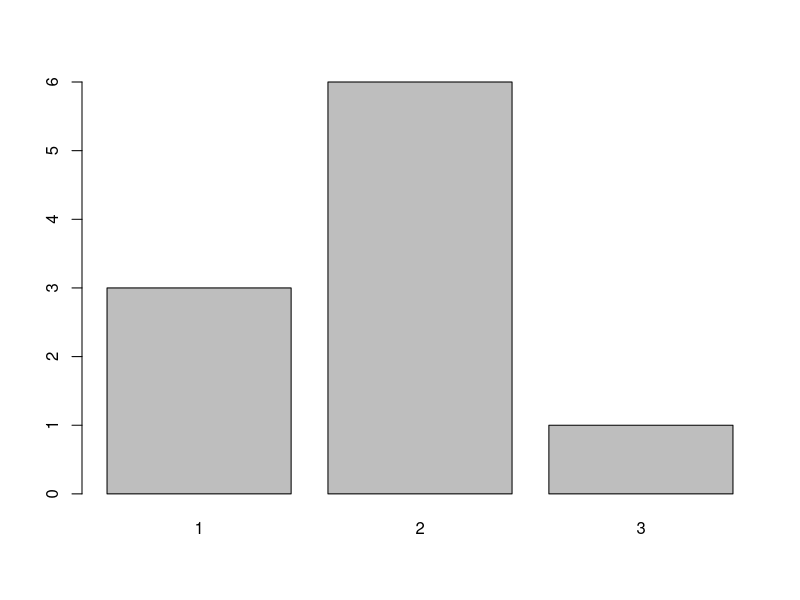
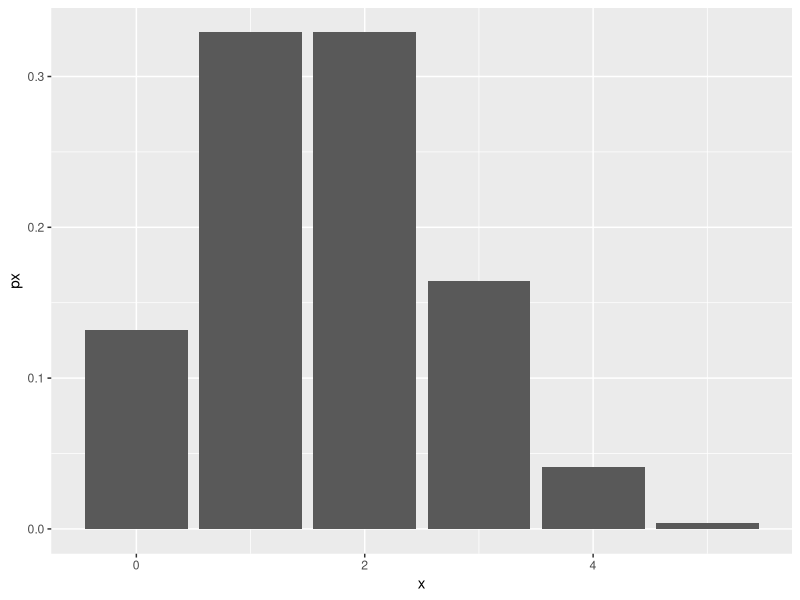
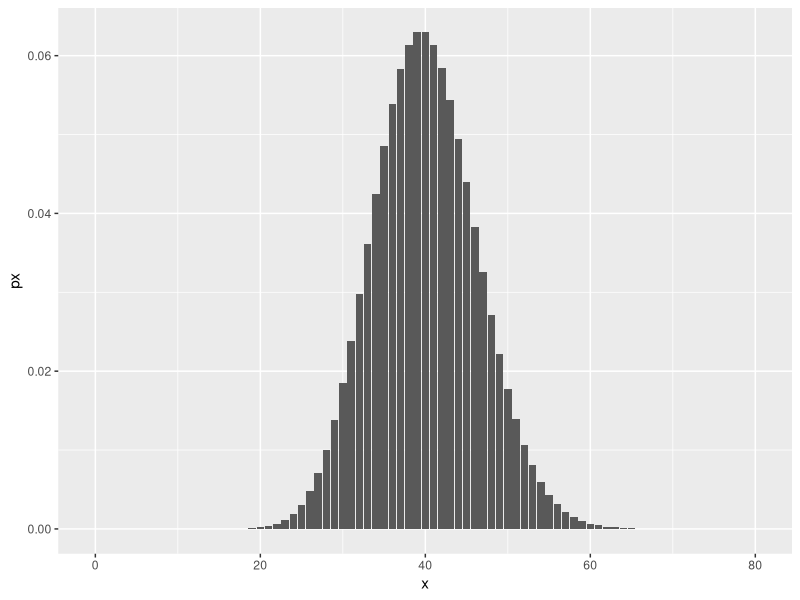
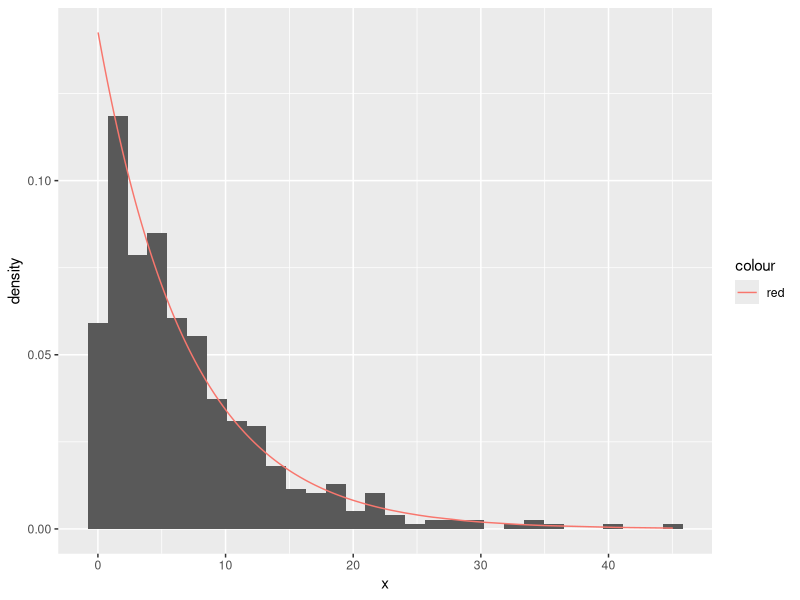
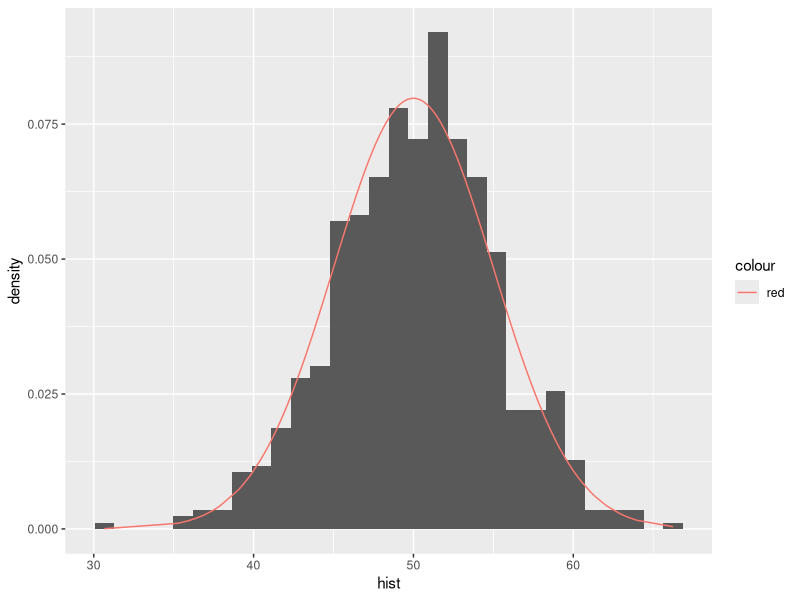
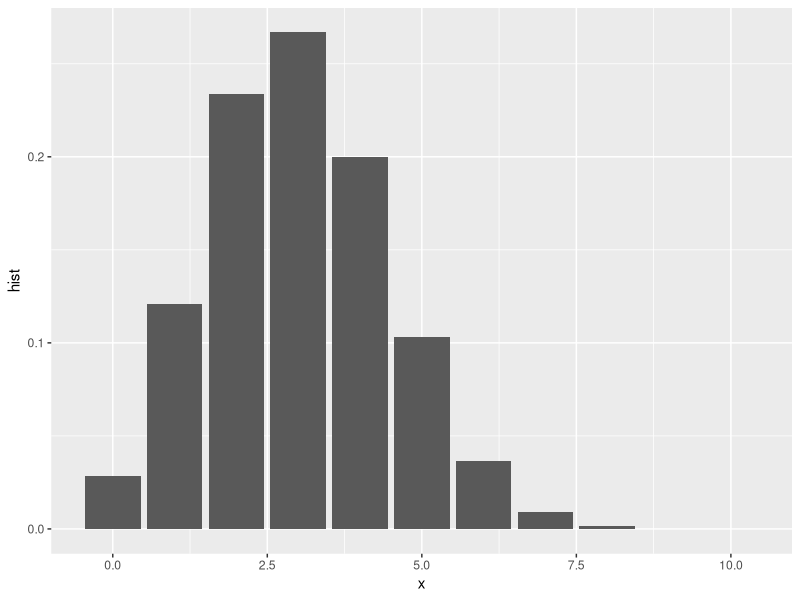
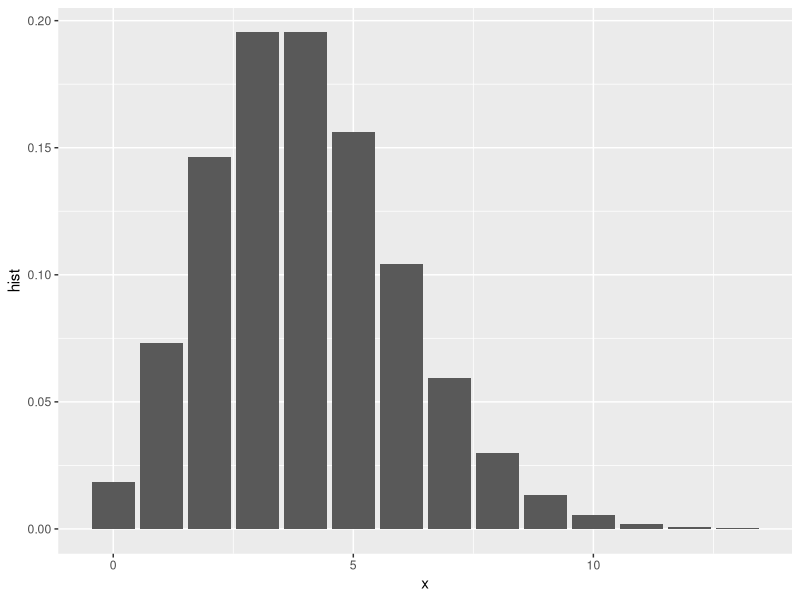
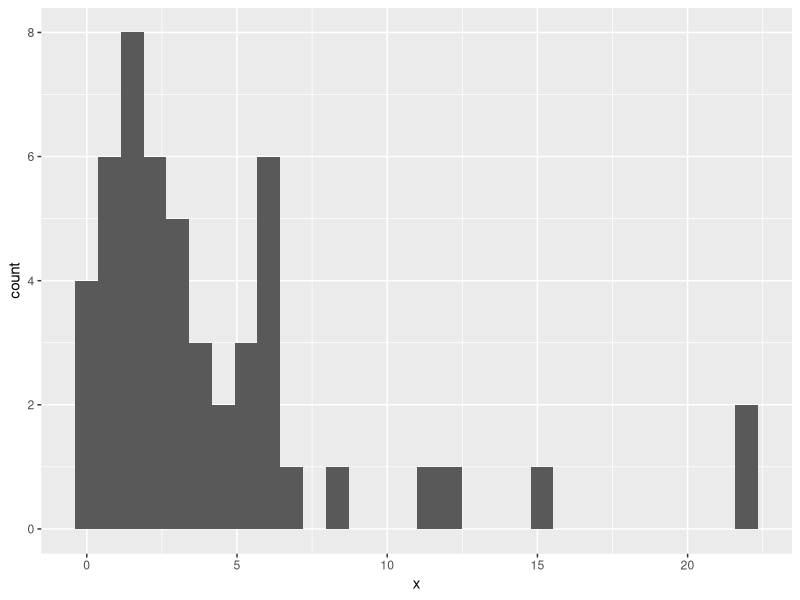

R code for these plots, in order:
#funcao binomial

prob = function(x,n,p){
  choose(n,x)*(p^(x))*((1-p)^(n-x))
}

####EX1####
#prob de queimar
p=0.1
#numero de capacitores
n=10

#a) b)
cbind(0:10,prob(0:10,n,p))

#c)
1-prob(0,n,p)

#d)
1-prob(10,n,p)

#e)
n*p

#f)
#variancia
0.1*(.9)
#desvpad
sqrt(0.1*(.9))

1-prob(2,n,0.9)

####EX2####
n=16
p=3/4
#a)
sum(prob(12:16,n,p))

#b)
sum(prob(0:13,n,p))

#c)
prob(12,n,p)

#d)
80*3/4



####Aula2####

####funçao poisson####
poisson = function(lamb,x){
  (exp(-lamb)*lamb^x)/factorial(x)
}

poisson(5,0)+poisson(5,1)+poisson(5,2)

1 - (poisson(5,0)+poisson(5,1)+poisson(5,2)+poisson(5,3)+poisson(5,4)+poisson(5,5))

dpois(240,260)

####binom####
dbinom(2,5,1/3) #A probabilidade de 2 sucessos.

dbinom(0:5,5,1/3) # Todas as probabilidades

sum(dbinom(0:2,5,1/3)) 
sum(pbinom(2,5,1/3)) #A probabilidade de 2 ou menos sucessos

qbinom(0.7901,5,1/3) # O valor deA,tal que P(X≤A)=0.7901

rbinom(10,5,1/3) #Uma amostra aleatória de tamanho 10

barplot(table(rbinom(10,5,1/3))) # plot sem ggplot

#A presente graficamente todas as probabilidade de sucesso
install.packages('ggplot2')
library(ggplot2)

x=0:5
px = dbinom(x,5,1/3)
jorge = data.frame(x,px)
ggplot(jorge, aes(x,px))+geom_col()




####poisson####
dpois(35,40) #A probabilidade de processar 35 itens

dpois(0:475,40) #Todas as probabilidades

ppois(45,40) #A probabilidade de 45 ou menos sucessos

qpois(0.8096,40) #O valor de A, tal que P(X<=A)=0.8096

rpois(10,40) #Uma amostra aleatória de tamanho 10 

#Apresente graficamente todas as probabilidade de sucesso
x = 0:80
px = dpois(x,40)

cleber = data.frame(x,px)
ggplot(cleber,aes(x,px))+geom_col()

####modelo exponencial####
dexp(6,1/7) # nao existe a resposta sempre sera 0

pexp(5,1/7) # A probabilidade de vencer em 5 anos ou menos

qexp(0.5,1/7) # Determine o valor mediano

rexp(10,1/7)

x = rexp(500,1/7)
dx = dexp(x,1/7)

dados = data.frame(x,dx)

ggplot(dados,aes(x))+geom_histogram(aes(y=..density..))+geom_line(aes(x,dx,col='red'))

####modelo normal####
dnorm(20,50,sqrt(25))  # nao existe a resposta sempre sera 0

pnorm(20,50,sqrt(25),lower.tail = F) #A probabilidade de pesar mais de 20

qnorm(0.25,50,sqrt(25)) #O valor de A, tal que P(X<=A)=0.25

rnorm(20,50,sqrt(25))

hist = rnorm(700,50,sqrt(25))
dhist = dnorm(hist,50,sqrt(25))

dados1 = data.frame(hist,dhist)

ggplot(dados1,aes(hist))+geom_histogram(aes(y=..density..))+geom_line(aes(hist,dhist,col='red'))

####exprova1####
dbinom(0,10,0.30)

sum(dbinom(1:10,10,0.3))

pbinom(2,10,0.3,lower.tail = F)

50*0.3

x = 0:10
hist = dbinom(x,10,0.3)

dados1 = data.frame(x,hist)
ggplot(dados1,aes(x,hist))+geom_col()


####exprova2####
dpois(4,4) # A probabilidade de encontrar 4 blocos defeituosos em 1 hora lambda=4

ppois(5,4,lower.tail = F) # A probabilidade de encontrar 6 ou mais blocos defeituosos em 1 hora lambda=4

ppois(80,96,lower.tail = F) # A probabilidade de encontrar mais de 80 blocos defeituosos em 1 dia lambda= 96

#Represente graficamente todas as probabilidades de blocos defeituosos em 1hora
x = 0:13
hist = dpois(x,4)

dados1 = data.frame(x,hist)
ggplot(dados1,aes(x,hist))+geom_col()

fx = function(x) x^4
a = integrate(fx,0,1)
(k = 1/a$value)


####exprova3####
#O tempo de vidax(horas) de um determinado componente segue uma distribuiçao desconhecida.Uma amostra foi retirada para o estudo. Determine:

#a) Qual o modelo de probabilidade melhor de adequa aos dados = exponencial

#b) Qual a media do tempo de falha
dados = read.csv('dadosex5.csv', dec = ".", header = T)
dados

ggplot(dados,aes(x))+geom_histogram()

media = mean(dados$x)
media

#c) Qual a probabilidade de falhar apos 2 horas
pexp(2,1/media,lower.tail = F)

#d) Qual a probabilidade de falhar antes de 5 horas
pexp(5,1/media)

#e) Apresente o modelo ajustado no histograma
dados$px = dexp(dados$x,1/media)
ggplot(dados,aes(x))+geom_histogram(aes(y=..density..))+geom_line(aes(x,px,col='red'))
